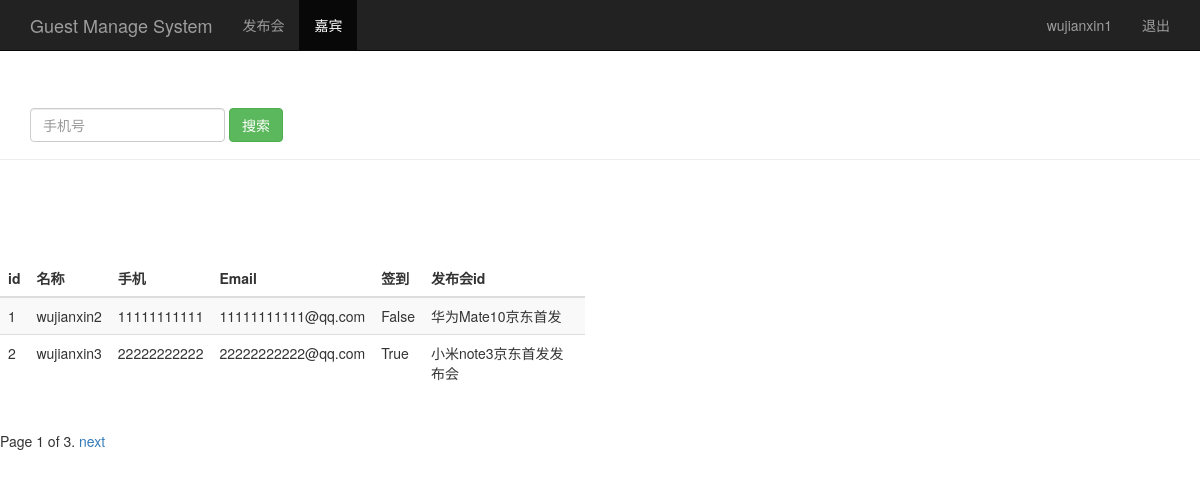
Screenshot of /search_phone/ (signed in) with the database file from the repository.
### sign/models.py (models this page shows, shortened)
class Guest(models.Model):
    event = models.ForeignKey(Event)  # 关联发布会id
    realname = models.CharField(max_length=64)  # 姓名
    phone = models.CharField(max_length=16)  # 手机号
    email = models.EmailField()  # 邮箱
    sign = models.BooleanField()  # 签到状态
    create_time = models.DateTimeField(auto_now=True)  # 创建时间（自动获取当前时间）
    class Meta:
        unique_together = ('phone', 'event')

class Event(models.Model):
    name = models.CharField(max_length=100)  # 发布会标题
    limit = models.IntegerField()  # 限制人数
    status = models.BooleanField()  # 状态
    address = models.CharField(max_length=200)  # 地址
    start_time = models.DateTimeField('events time')  # 发布会时间
    create_time = models.DateTimeField(auto_now=True)  # 创建时间（自动获取当前时间）
    def __str__(self):
        return self.name

### sign/views.py (the view)
# urls.py: url(r'^search_phone/$', views.search_phone),
@login_required
def search_phone(request):
    username = request.session.get('user', '')
    search_phone = request.GET.get('phone', '')
    guest_list = Guest.objects.filter(phone__contains=search_phone)
    paginator = Paginator(guest_list, 2)
    page = request.GET.get('page')
    try:
        contacts = paginator.page(page)
    except PageNotAnInteger:
        contacts = paginator.page(1)
    except EmptyPage:
        contacts = paginator.page(paginator.num_pages)
    return render(request, "guest_manage.html", {"user": username, "guests": contacts})

### sign/templates/guest_manage.html (shortened to what this page needs)
<!DOCTYPE html>
<html>
<head>
    {% load bootstrap3 %}
    {% bootstrap_css %}
</head>
<body role="document">
<nav class="navbar navbar-inverse navbar-fixed-top">
    <div class="container">
        <div class="navbar-header">
            <a class="navbar-brand" href="/event_manage/">Guest Manage System</a>
        </div>
        <div id="navbar" class="collapse navbar-collapse">
            <ul class="nav navbar-nav">
                <li><a a href="/event_manage/">发布会</a></li>
                <li class="active"><a href="#">嘉宾</a></li>
            </ul>
            <ul class="nav navbar-nav navbar-right">
                <li><a href="#">{{user}}</a></li>
                <li><a href="/logout/">退出</a></li>
            </ul>
        </div>
    </div>
</nav>
<div class="page-header" style="padding-top:60px">
    <div id="navbar" class="navbar-collapse collapse">
        <form class="navbar-form" method="get" action="/search_phone/">
            <div class="form-group">
                <input name="phone" type="text" placeholder="手机号" class="form-control">
            </div>
            <button type="submit" class="btn btn-success">搜索</button>
        </form>
    </div>
</div>
<div class="row" style="padding-top:80px;">
    <div class="col-md-6">
        <table class="table table-striped">
            <thead>
            <tr>
                <th>id</th>
                <th>名称</th>
                <th>手机</th>
                <th>Email</th>
                <th>签到</th>
                <th>发布会id</th>
            </tr>
            </thead>
            <tbody>
            {% for guest in guests %}
            <tr>
                <td>{{ guest.id }}</td>
                <td>{{ guest.realname }}</td>
                <td>{{ guest.phone }}</td>
                <td>{{ guest.email }}</td>
                <td>{{ guest.sign }}</td>
                <td>{{ guest.event }}</td>
            </tr>
            {% endfor %}
            </tbody>
        </table>
    </div>
</div>
<div class="pagination">
      <span class="step-links">
          <span class="current">
            Page {{ guests.number }} of {{ guests.paginator.num_pages }}.
          </span>
        {% if guests.has_next %}
          <a href="?page={{ guests.next_page_number }}">next</a>
        {% endif %}
      </span>
</div>
</body>
</html>

### rows the page displays
Guest: id "1", realname "wujianxin2", phone "11111111111", email "11111111111@qq.com", sign "False", event "华为Mate10京东首发"
Guest: id "2", realname "wujianxin3", phone "22222222222", email "22222222222@qq.com", sign "True", event "小米note3京东首发发布会"

### other values shown
{{ user }} "wujianxin1"
{{ guests.number }} "1"
{{ guests.paginator.num_pages }} "3"
